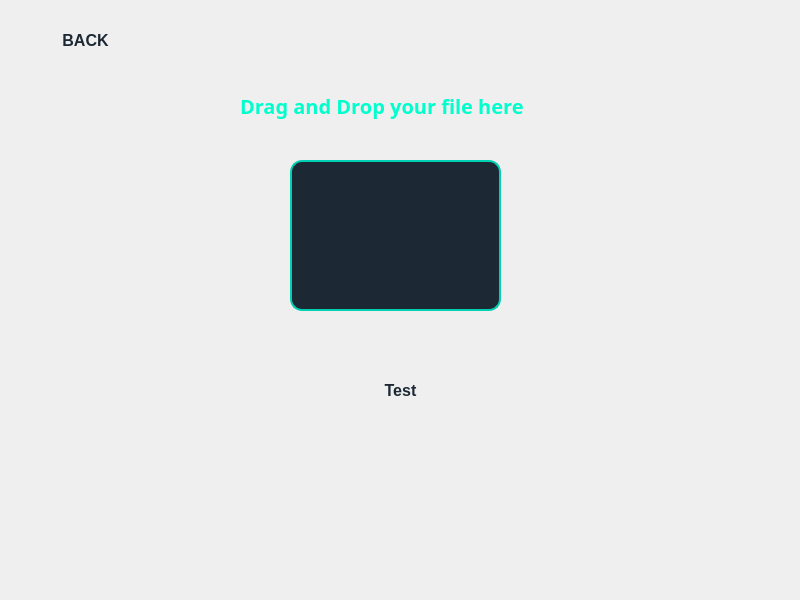
<?xml version="1.0" encoding="UTF-8"?>
<ui version="4.0">
 <class>Palagiarism</class>
 <widget class="QDialog" name="Palagiarism">
  <property name="geometry">
   <rect>
    <x>0</x>
    <y>0</y>
    <width>800</width>
    <height>600</height>
   </rect>
  </property>
  <property name="acceptDrops">
   <bool>true</bool>
  </property>
  <property name="windowTitle">
   <string>Dialog</string>
  </property>
  <property name="styleSheet">
   <string notr="true">/* Dialog with a gradient background for a futuristic feel */
QDialog {
    background: qlineargradient(spread:pad, x1:0, y1:0, x2:1, y2:1, 
                                stop:0 #2c3e50, stop:1 #4ca1af); /* Gradient */
    font-family: 'Cyber Alert', sans-serif; /* Cyber Alert font family */
    color: #ecf0f1; /* Light text for contrast */
    border-radius: 12px; /* Rounded edges */
}

/* Style for labels */
QLabel {
    color: #00ffcc; /* Neon aqua */
    font-size: 20px; /* Slightly smaller font size */
    font-weight: bold;
    text-align: center;
    font-family: 'Cyber Alert', sans-serif; /* Cyber Alert font */
}

/* Style for buttons */
QPushButton {
    background: qlineargradient(spread:pad, x1:0, y1:0, x2:1, y2:1, 
                                stop:0 #1f4037, stop:1 #99f2c8); /* Gradient background */
    color: #1c2833; /* Dark text */
    border: none; /* No border */
    border-radius: 20px; /* Rounded edges */
    padding: 10px 20px; /* Adjusted padding */
    font-size: 16px; /* Font size */
    font-weight: bold;
    font-family: 'Cyber Alert', sans-serif; /* Cyber Alert font */
}

/* Hover effect for buttons */
QPushButton:hover {
    background: qlineargradient(spread:pad, x1:0, y1:0, x2:1, y2:1, 
                                stop:0 #34e89e, stop:1 #0f3443); /* Vibrant gradient */
    color: #ecf0f1; /* Switch text to light for contrast */
}

/* Style for line edits */
QLineEdit {
    background-color: #1c2833; /* Dark background */
    color: #ecf0f1; /* Light text */
    border: 2px solid #00d1b2; /* Neon border */
    border-radius: 12px; /* Adjusted for smaller size */
    padding: 6px 10px; /* Adjusted padding */
    font-size: 14px; /* Font size */
    font-family: 'Cyber Alert', sans-serif; /* Cyber Alert font */
}

/* Style for QListWidget */
QListWidget {
    background-color: #1c2833; /* Dark background */
    color: #ecf0f1; /* Light text */
    border: 2px solid #00d1b2; /* Neon border */
    border-radius: 12px; /* Rounded edges */
    font-family: 'Cyber Alert', sans-serif; /* Cyber Alert font */
    font-size: 14px; /* Font size */
    padding: 10px; /* Padding */
}
/* Focus effect for line edits */
QLineEdit:focus {
    border-color: #34e89e; /* Change border color when focused */
}
</string>
  </property>
  <widget class="QPushButton" name="back">
   <property name="geometry">
    <rect>
     <x>20</x>
     <y>20</y>
     <width>131</width>
     <height>41</height>
    </rect>
   </property>
   <property name="text">
    <string>BACK</string>
   </property>
  </widget>
  <widget class="QLineEdit" name="lineEdit">
   <property name="geometry">
    <rect>
     <x>290</x>
     <y>160</y>
     <width>211</width>
     <height>151</height>
    </rect>
   </property>
   <property name="readOnly">
    <bool>true</bool>
   </property>
  </widget>
  <widget class="QLabel" name="label">
   <property name="geometry">
    <rect>
     <x>240</x>
     <y>80</y>
     <width>401</width>
     <height>51</height>
    </rect>
   </property>
   <property name="font">
    <font>
     <family>Cyber Alert</family>
     <pointsize>-1</pointsize>
     <bold>true</bold>
    </font>
   </property>
   <property name="text">
    <string>Drag and Drop your file here</string>
   </property>
  </widget>
  <widget class="QPushButton" name="test">
   <property name="geometry">
    <rect>
     <x>340</x>
     <y>370</y>
     <width>121</width>
     <height>41</height>
    </rect>
   </property>
   <property name="text">
    <string>Test</string>
   </property>
  </widget>
 </widget>
 <resources/>
 <connections/>
</ui>
